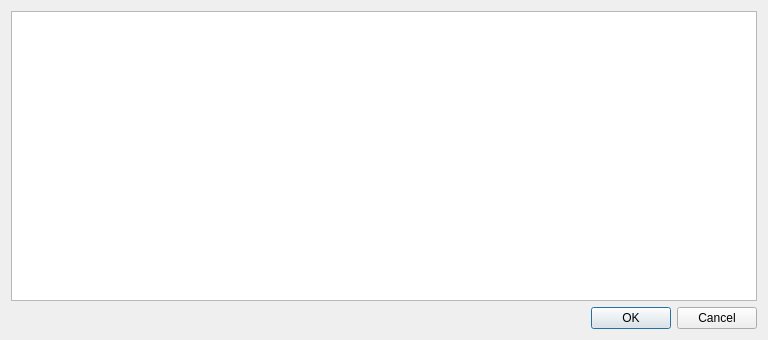
<?xml version="1.0" encoding="UTF-8"?>
<ui version="4.0">
 <class>Selfcheck</class>
 <widget class="QDialog" name="Selfcheck">
  <property name="geometry">
   <rect>
    <x>0</x>
    <y>0</y>
    <width>768</width>
    <height>340</height>
   </rect>
  </property>
  <property name="windowTitle">
   <string>Dialog</string>
  </property>
  <property name="modal">
   <bool>true</bool>
  </property>
  <layout class="QGridLayout" name="gridLayout">
   <item row="0" column="0">
    <widget class="QTableView" name="tableView"/>
   </item>
   <item row="1" column="0">
    <widget class="QDialogButtonBox" name="buttonBox">
     <property name="orientation">
      <enum>Qt::Horizontal</enum>
     </property>
     <property name="standardButtons">
      <set>QDialogButtonBox::Cancel|QDialogButtonBox::Ok</set>
     </property>
    </widget>
   </item>
  </layout>
 </widget>
 <resources/>
 <connections>
  <connection>
   <sender>buttonBox</sender>
   <signal>accepted()</signal>
   <receiver>Selfcheck</receiver>
   <slot>accept()</slot>
   <hints>
    <hint type="sourcelabel">
     <x>248</x>
     <y>254</y>
    </hint>
    <hint type="destinationlabel">
     <x>157</x>
     <y>274</y>
    </hint>
   </hints>
  </connection>
  <connection>
   <sender>buttonBox</sender>
   <signal>rejected()</signal>
   <receiver>Selfcheck</receiver>
   <slot>reject()</slot>
   <hints>
    <hint type="sourcelabel">
     <x>316</x>
     <y>260</y>
    </hint>
    <hint type="destinationlabel">
     <x>286</x>
     <y>274</y>
    </hint>
   </hints>
  </connection>
 </connections>
</ui>
